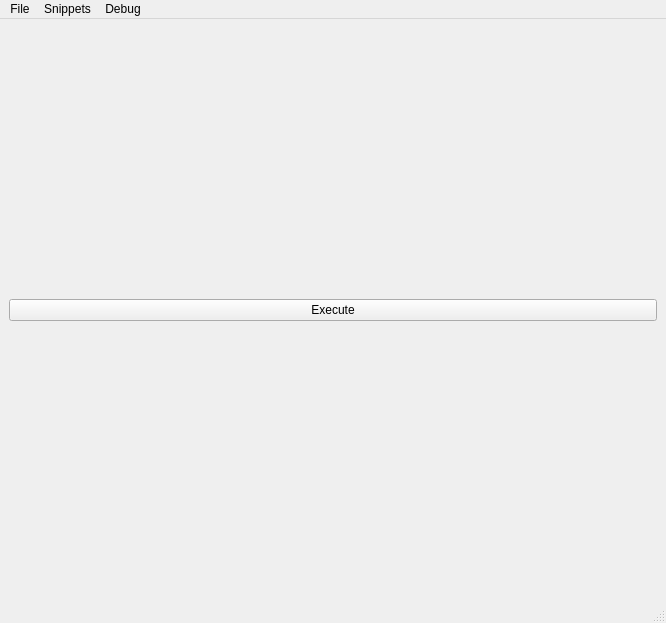
<?xml version="1.0" encoding="UTF-8"?>
<ui version="4.0">
 <class>CodeEditorWindow</class>
 <widget class="QMainWindow" name="CodeEditorWindow">
  <property name="geometry">
   <rect>
    <x>0</x>
    <y>0</y>
    <width>666</width>
    <height>623</height>
   </rect>
  </property>
  <property name="windowTitle">
   <string>Salabim</string>
  </property>
  <property name="windowIcon">
   <iconset resource="../Resources/OpenInfraPlatform.qrc">
    <normaloff>:/icons/icon.ico</normaloff>:/icons/icon.ico</iconset>
  </property>
  <widget class="QWidget" name="centralwidget">
   <layout class="QVBoxLayout" name="verticalLayout">
    <item>
     <layout class="QVBoxLayout" name="verticalLayout_2"/>
    </item>
    <item>
     <widget class="QPushButton" name="pushButtonExecute">
      <property name="text">
       <string>Execute</string>
      </property>
     </widget>
    </item>
   </layout>
  </widget>
  <widget class="QMenuBar" name="menubar">
   <property name="geometry">
    <rect>
     <x>0</x>
     <y>0</y>
     <width>666</width>
     <height>21</height>
    </rect>
   </property>
   <widget class="QMenu" name="menuFile">
    <property name="title">
     <string>File</string>
    </property>
    <addaction name="actionExit"/>
   </widget>
   <widget class="QMenu" name="menuSnippets">
    <property name="title">
     <string>Snippets</string>
    </property>
    <addaction name="actionExample1"/>
    <addaction name="actionHello_World"/>
    <addaction name="actionEuclidean"/>
   </widget>
   <widget class="QMenu" name="menuDebug">
    <property name="title">
     <string>Debug</string>
    </property>
    <addaction name="actionStart_Debugging"/>
   </widget>
   <addaction name="menuFile"/>
   <addaction name="menuSnippets"/>
   <addaction name="menuDebug"/>
  </widget>
  <widget class="QStatusBar" name="statusbar"/>
  <action name="actionExample1">
   <property name="text">
    <string>Example1</string>
   </property>
  </action>
  <action name="actionStart_Debugging">
   <property name="text">
    <string>Start Debugging</string>
   </property>
  </action>
  <action name="actionExit">
   <property name="text">
    <string>Exit</string>
   </property>
  </action>
  <action name="actionHello_World">
   <property name="text">
    <string>Hello World</string>
   </property>
  </action>
  <action name="actionEuclidean">
   <property name="text">
    <string>Euclidean</string>
   </property>
  </action>
 </widget>
 <resources>
  <include location="../Resources/OpenInfraPlatform.qrc"/>
 </resources>
 <connections/>
</ui>
